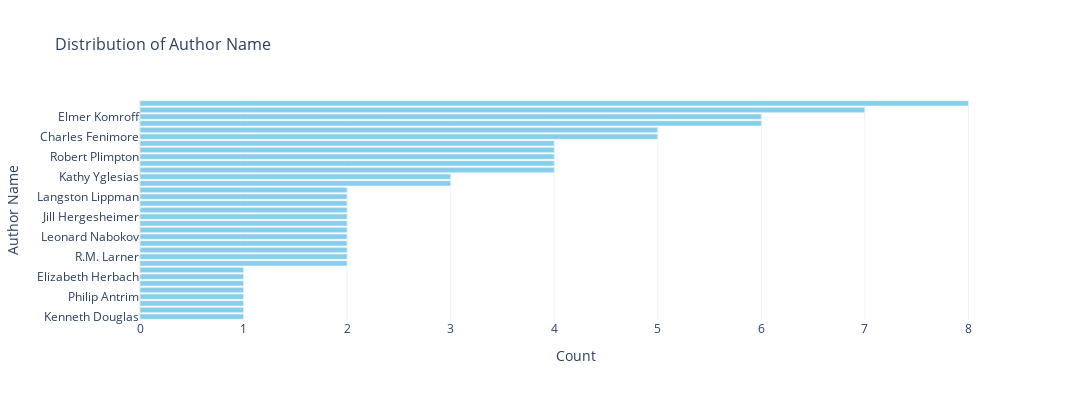

The cell this chart's notebook holds for it:
### Markdown cell above
### 3.2.1 Gráfico de distribuição de títulos de livros por autor

### Code cell
# Create a horizontal bar plot for 'genre_desc'
create_horizontal_bar_plot(df, 'author_name')

### Figure 1 — Plotly figure (JSON) as saved in the notebook; plotly's stock layout.template omitted (floating-point values rounded to 4 significant figures)
{"data": [{"alignmentgroup": "True", "hovertemplate": "Count=%{x}<br>Author Name=%{y}<extra></extra>", "legendgroup": "", "marker": {"color": "skyblue", "pattern": {"shape": ""}}, "name": "", "offsetgroup": "", "orientation": "h", "showlegend": false, "textposition": "auto", "type": "bar", "x": [1, 1, 1, 1, 1, 1, 1, 1, 2, 2, 2, 2, 2, 2, 2, 2, 2, 2, 2, 2, 3, 3, 4, 4, 4, 4, 4, 5, 5, 6, 6, 7, 8], "xaxis": "x", "y": ["Kenneth Douglas", "Jonathan Kotzwinkle", "Abraham Stackhouse", "Philip Antrim", "Arthur McCrumb", "Ward Haigh", "Elizabeth Herbach", "Bernard Hopf", "David Beam", "R.M. Larner", "Lori Kaan", "Phoebe Brown", "Leonard Nabokov", "Patricia Hazzard", "Clifford Wolitzer", "Jill Hergesheimer", "Oliver Lowry", "Kris Elegant", "Langston Lippman", "Grace Harrison", "Ursula Karénine", "Kathy Yglesias", "Hillary Barnhardt", "John W. Spanogle", "Robert Plimpton", "Gloria Green", "Carolyn Segal", "Charles Fenimore", "Malin Wolff", "Burton Malamud", "Elmer Komroff", "Bianca Thompson", "Lynne Danticat"], "yaxis": "y"}], "layout": {"barmode": "relative", "height": 400, "legend": {"tracegroupgap": 0}, "title": {"font": {"size": 16}, "text": "Distribution of Author Name"}, "width": 1200, "xaxis": {"anchor": "y", "domain": [0, 1], "title": {"text": "Count"}}, "yaxis": {"anchor": "x", "domain": [0, 1], "title": {"text": "Author Name"}}}}
